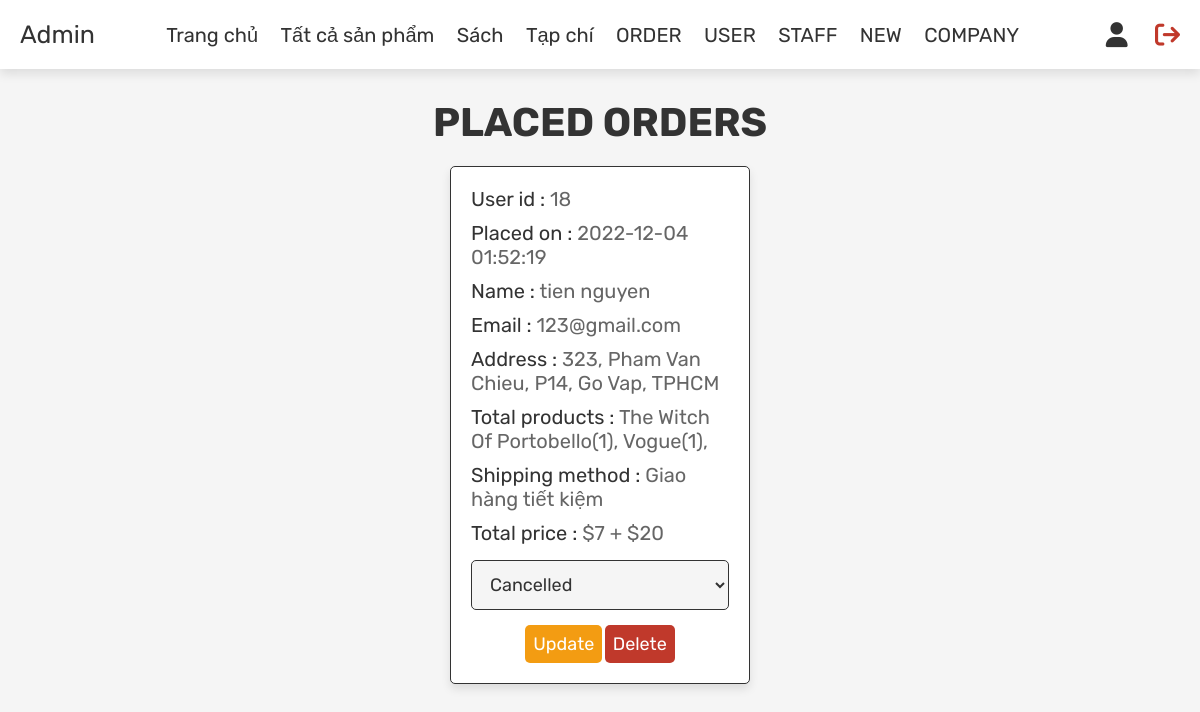
Page /admin_users_order.php?id=18 (signed in) on the committed database.
### tables this page shows
CREATE TABLE `orders` (
  `Order_ID` int(11) NOT NULL,
  `Status` varchar(255) NOT NULL,
  `Total_amount` int(11) DEFAULT NULL,
  `Address` varchar(255) DEFAULT NULL,
  `CODE_ID` int(11) DEFAULT NULL,
  `ACC_ID` int(11) NOT NULL,
  `METHOD_ID` int(11) NOT NULL,
  `Note` varchar(255) DEFAULT NULL,
  `pay_date` datetime DEFAULT current_timestamp(),
  `payment` varchar(30) NOT NULL
);

CREATE TABLE `account` (
  `Account_ID` int(11) NOT NULL,
  `FName` varchar(255) NOT NULL,
  `LName` varchar(255) NOT NULL,
  `TelephoneNum` varchar(15) DEFAULT NULL,
  `Start_date` datetime DEFAULT current_timestamp(),
  `Address` varchar(255) DEFAULT NULL,
  `Email` varchar(255) NOT NULL,
  `Password` varchar(255) NOT NULL,
  `ROLE_NO` int(11) NOT NULL,
  `Deleted` int(11) DEFAULT 0,
  `Image` varchar(500) DEFAULT NULL
);

CREATE TABLE `order_detail` (
  `Detail_ID` int(11) NOT NULL,
  `Quantity` int(11) NOT NULL,
  `ORDERID` int(11) NOT NULL,
  `PID` int(11) NOT NULL
);

CREATE TABLE `product` (
  `Thumbnail` varchar(255) DEFAULT NULL,
  `Name` varchar(255) NOT NULL,
  `Product_ID` int(11) NOT NULL,
  `Price` int(11) NOT NULL,
  `Discount_price` int(11) DEFAULT NULL,
  `Publisher` varchar(255) NOT NULL,
  `Description` varchar(500) DEFAULT NULL,
  `Deleted` int(11) DEFAULT 0
);

CREATE TABLE `shipping_method` (
  `Method_ID` int(11) NOT NULL,
  `Fee` int(11) NOT NULL,
  `Name` varchar(255) NOT NULL
);

### admin_users_order.php (the view, shortened to what this page needs)
<?php
include 'config.php';
if(isset($_REQUEST['id'])){
    $user_id = $_REQUEST["id"];
}
?>
<!DOCTYPE html>
<html lang="en">
<head>
   <link rel="stylesheet" href="https://cdnjs.cloudflare.com/ajax/libs/font-awesome/6.0.0/css/all.min.css">
   <link rel="stylesheet" href="css/admin_style.css">
</head>
<body>
<?php include 'admin_header.php'; ?>
<section class="orders">
   <h1 class="title">placed orders</h1>
   <div class="box-container">
      <?php
      $select_orders = mysqli_query($conn, "SELECT * FROM `orders` where ACC_ID=$user_id order by pay_date desc") or die('query failed');
      if(mysqli_num_rows($select_orders) > 0){
         while($fetch_orders = mysqli_fetch_assoc($select_orders)){
      ?>
      <div class="box">
         <p> User id : <span><?php echo $fetch_orders['ACC_ID']; ?></span> </p>
         <p> Placed on : <span><?php echo $fetch_orders['pay_date']; ?></span> </p>
         <p> Name : <span><?php
         $Account_ID=$fetch_orders['ACC_ID'];
         $get_account=mysqli_query($conn,"SELECT* FROM `account` WHERE Account_ID='$Account_ID'");
         $get_account=mysqli_fetch_array($get_account);
         $name=$get_account['FName']." ".$get_account['LName'];
         echo $name;
          ?></span> </p>
         <p> Email : <span><?php echo $get_account['Email']; ?></span> </p>
         <p> Address : <span><?php echo $get_account['Address']; ?></span> </p>
         <p> Total products : <span><?php
         $order_id=$fetch_orders['Order_ID'];
         $get_product=mysqli_query($conn,"SELECT* FROM `order_detail` WHERE ORDERID='$order_id'") or die ('query failed');
         if(mysqli_num_rows($get_product)>0) {
           while($fetch_product=mysqli_fetch_assoc($get_product)) {
              $PID=$fetch_product['PID'];
              $pname=mysqli_query($conn,"SELECT* FROM `product` WHERE Product_ID='$PID' ");
              $pname=mysqli_fetch_array($pname);
              $pname=$pname['Name'];
              echo $pname."(".$fetch_product['Quantity']."), ";
           }
         }
          ?></span> </p>
         <p> Shipping method : <span><?php
         $mid= $fetch_orders['METHOD_ID'];
         $method=mysqli_query($conn,"SELECT * FROM `shipping_method` WHERE Method_ID='$mid'") or die ('query failed');
         $method=mysqli_fetch_array($method);
         echo $method['Name'];
          ?></span> </p>
         <p> Total price : <span>$<?php echo $fetch_orders['Total_amount']. " + $".$method['Fee']; ?></span> </p>
         <form action="" method="post">
            <select name="update_Status">
               <option value="" selected disabled><?php echo $fetch_orders['Status']; ?></option>
            </select>
            <input type="submit" value="update" name="update_order" class="option-btn">
            <a href="admin_orders.php?delete=<?php echo $fetch_orders['Order_ID']; ?>" onclick="return confirm('delete this order?');" class="delete-btn">delete</a>
         </form>
      </div>
      <?php
         }
      }else{
         echo '<p class="empty">no orders placed yet!</p>';
      }
      ?>
   </div>
</section>
</body>
</html>

### css/admin_style.css (style rules this page uses)
:root { --purple:#8e44ad; --red:#c0392b; --orange:#f39c12; --black:#333; --white:#fff; --light-color:#666; --light-white:#ccc; --light-bg:#f5f5f5; --border:.1rem solid var(--black); --box-shadow:0 .5rem 1rem rgba(0,0,0,.1); --cart-icon: #0b1d30; }
* { font-family: 'Rubik', sans-serif; margin:0; padding:0; box-sizing: border-box; outline: none; border:none; text-decoration: none; transition:all .2s linear; }
html { font-size: 62.5%; overflow-x: hidden; }
body { background-color: var(--light-bg); }
section { padding:3rem 2rem; }
.title { text-align: center; margin-bottom: 2rem; text-transform: uppercase; color:var(--black); font-size: 4rem; }
.order-btn, .detail-btn, .btn, .option-btn, .delete-btn, .white-btn, .info_btn { display: inline-block; margin-top: 1rem; padding:1rem 3rem; cursor: pointer; color:var(--white); font-size: 1.8rem; border-radius: .5rem; text-transform: capitalize; }
.option-btn { background-color: var(--orange); padding:8px; }
.delete-btn { background-color: var(--red); padding:8px; }
.orders .box-container { display: grid; grid-template-columns: repeat(auto-fit, 30rem); justify-content: center; gap:1.5rem; max-width: 1200px; margin:0 auto; align-items: flex-start; }
.orders .box-container .box { background-color: var(--white); padding:2rem; border:var(--border); box-shadow: var(--box-shadow); border-radius: .5rem; }
.orders .box-container .box p { padding-bottom: 1rem; font-size: 2rem; color:var(--black); }
.orders .box-container .box p span { color:var(--light-color); }
.orders .box-container .box form { text-align: center; }
.orders .box-container .box form select { border-radius: .5rem; margin:.5rem 0; width: 100%; background-color: var(--light-bg); border:var(--border); padding:1.2rem 1.4rem; font-size: 1.8rem; color:var(--black); }

### rows in the picture
orders: ACC_ID "18", pay_date "2022-12-04 01:52:19", ACC_ID.LName "tien nguyen", ACC_ID.Email "123@gmail.com", ACC_ID.Address "323, Pham Van Chieu, P14, Go Vap, TPHCM", METHOD_ID.Name "Giao hàng tiết kiệm", Total_amount "7", METHOD_ID.Fee "20", update_Status "Cancelled"
order_detail: PID.Name "The Witch Of Portobello", Quantity "1"
order_detail: PID.Name "Vogue", Quantity "1"
